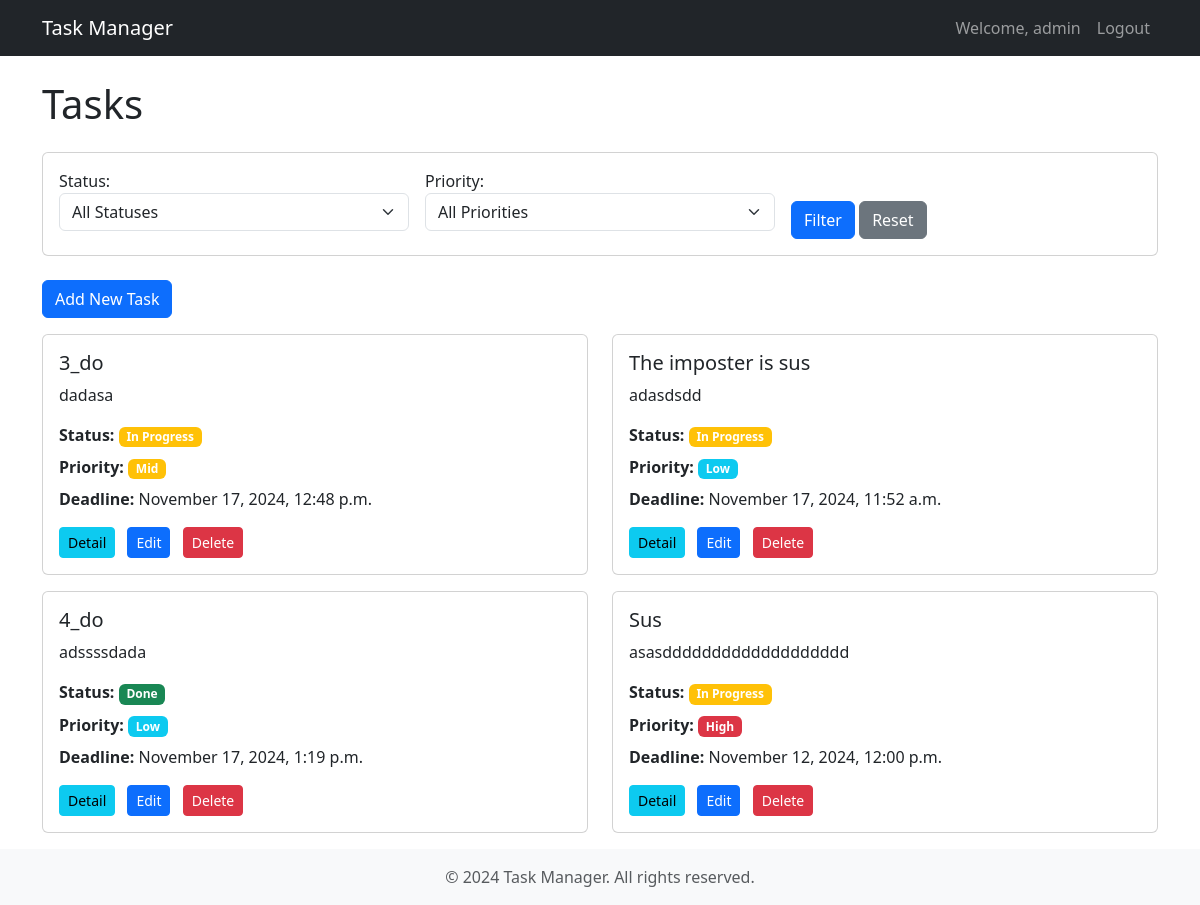
The app's page / (signed in) with its own data.
### task_app/models.py (models this page shows, shortened)
class Task(models.Model):
    user = models.ForeignKey(User, on_delete=models.DO_NOTHING)
    name = models.CharField(max_length=50)
    description = models.TextField()
    status = models.CharField(max_length=255, choices=[
        ('in_progress', 'In Progress'),
        ('done', 'Done')])
    priority = models.CharField(max_length=10, choices=[
        ('low', 'Low'),
        ('mid', 'Mid'),
        ('high', 'High')
    ])
    deadline = models.DateTimeField(default=timezone.now())
    image = models.ImageField(upload_to="task_img/", blank=True, null=True)

### task_app/views.py (the view, shortened to what this page needs)
# urls.py: path('', TaskList.as_view(), name='task_list'),
class TaskList(LoginRequiredMixin, ListView):
    model = Task
    template_name = "task_app/task_list.html"
    context_object_name = "tasks"
    login_url = "/login/"
    paginate_by = 6
    def get_queryset(self):
        queryset = Task.objects.filter(user=self.request.user)
        status = self.request.GET.get('status')
        priority = self.request.GET.get('priority')
        if status:
            queryset = queryset.filter(status=status)
        if priority:
            queryset = queryset.filter(priority=priority)
        queryset = queryset.order_by('-priority')  # або інше поле
        return queryset
    def get_context_data(self, **kwargs):
        context = super().get_context_data(**kwargs)
        context['filter_form'] = TaskFilterForm(self.request.GET or None)
        return context

### task_app/forms.py
class TaskFilterForm(forms.Form):
    STATUS_CHOICES = [
        ('', 'All Statuses'),
        ('in_progress', 'In Progress'),
        ('done', 'Done')
    ]
    PRIORITY_CHOICES = [
        ('', 'All Priorities'),
        ('low', 'Low'),
        ('mid', 'Mid'),
        ('high', 'High')
    ]
    status = forms.ChoiceField(
        choices=STATUS_CHOICES,
        required=False,
        widget=forms.Select(attrs={'class': 'form-select'})
    )
    priority = forms.ChoiceField(
        choices=PRIORITY_CHOICES,
        required=False,
        widget=forms.Select(attrs={'class': 'form-select'})
    )

### task_app/templates/task_app/task_list.html (shortened to what this page needs)
{% extends 'task_app/base.html' %}
{% block content %}
<div class="row">
   <div class="col-12">
       <h1 class="mb-4" id="tasks">Tasks</h1>
       <div class="card mb-4">
           <div class="card-body">
               <form method="get" class="row g-3">
                   <div class="col-md-4">
                       {{ filter_form.status.label_tag }}
                       {{ filter_form.status }}
                   </div>
                   <div class="col-md-4">
                       {{ filter_form.priority.label_tag }}
                       {{ filter_form.priority }}
                   </div>
                   <div class="col-md-4">
                       <label class="form-label">&nbsp;</label>
                       <div>
                           <button type="submit" class="btn btn-primary">Filter</button>
                           <a href="{% url 'task_list' %}" class="btn btn-secondary">Reset</a>
                       </div>
                   </div>
               </form>
           </div>
       </div>
       <div class="mb-3">
           <a href="{% url 'create_task' %}" class="btn btn-primary">Add New Task</a>
       </div>
       <div class="row">
           {% for task in tasks %}
               <div class="col-md-6 mb-3">
                   <div class="card">
                       <div class="card-body">
                           <h5 class="card-title">{{ task.name }}</h5>
                           <p class="card-text">{{ task.description }}</p>
                           <ul class="list-unstyled">
                               <li class="mb-2">
                                   <strong>Status:</strong>
                                   <span class="badge {% if task.status == 'done' %}bg-success{% else %}bg-warning{% endif %}">
                                       {{ task.get_status_display }}
                                   </span>
                               </li>
                               <li class="mb-2">
                                   <strong>Priority:</strong>
                                   <span class="badge
                                       {% if task.priority == 'high' %}bg-danger
                                       {% elif task.priority == 'mid' %}bg-warning
                                       {% else %}bg-info{% endif %}">
                                       {{ task.get_priority_display }}
                                   </span>
                               </li>
                               <li class="mb-2">
                                   <strong>Deadline:</strong> {{ task.deadline|date:"F j, Y, g:i a" }}
                               </li>
                           </ul>
                           <div class="mt-3">
                               <a href="{% url 'task_detail' task.pk %}" class="btn btn-sm btn-info me-2">
                                    Detail
                               </a>
                               <a href="{% url 'update_task' task.pk %}" class="btn btn-sm btn-primary me-2">
                                    Edit
                               </a>
                               <a href="{% url 'delete_task' task.pk %}" class="btn btn-sm btn-danger">
                                    Delete
                               </a>
                           </div>
                       </div>
                   </div>
               </div>
           {% empty %}
               <div class="col-12">
                   <div class="alert alert-info">
                       <i class="fas fa-info-circle"></i> No tasks found. Create your first task!
                   </div>
               </div>
           {% endfor %}
       </div>
   </div>
</div>
{% endblock %}

### task_app/templates/task_app/base.html (shortened to what this page needs)
<!DOCTYPE html>
<html lang="en">
<head>
    <link href="https://cdn.jsdelivr.net/npm/bootstrap@5.3.2/dist/css/bootstrap.min.css" rel="stylesheet">
</head>
<body>
    <nav class="navbar navbar-expand-lg navbar-dark bg-dark">
        <div class="container">
            <a class="navbar-brand" href="{% url 'task_list' %}">Task Manager</a>
            <div class="collapse navbar-collapse" id="navbarNav">
                <ul class="navbar-nav ms-auto">
                    {% if user.is_authenticated %}
                        <li class="nav-item">
                            <span class="nav-link">Welcome, {{ user.username }}</span>
                        </li>
                        <li class="nav-item">
                            <form method="POST" action="{% url 'logout' %}" class="d-inline">
                                <button type="submit" class="nav-link btn btn-link">Logout</button>
                            </form>
                        </li>
                    {% endif %}
                </ul>
            </div>
        </div>
    </nav>
    <main class="container mt-4">
        {% block content %}
        {% endblock %}
    </main>
    <footer class="footer mt-auto py-3 bg-light">
        <div class="container text-center">
            <span class="text-muted">© 2024 Task Manager. All rights reserved.</span>
        </div>
    </footer>
</body>
</html>

### records on screen
Task: name "3_do", description "dadasa", status "In Progress", priority "Mid", deadline "November 17, 2024, 12:48 p.m."
Task: name "The imposter is sus", description "adasdsdd", status "In Progress", priority "Low", deadline "November 17, 2024, 11:52 a.m."
Task: name "4_do", description "adssssdada", status "Done", priority "Low", deadline "November 17, 2024, 1:19 p.m."
Task: name "Sus", description "asasddddddddddddddddddd", status "In Progress", priority "High", deadline "November 12, 2024, 12:00 p.m."

### other values on screen
{{ user.username }} "admin"
{{ filter_form.status.label_tag }} "Status:"
{{ filter_form.priority.label_tag }} "Priority:"
